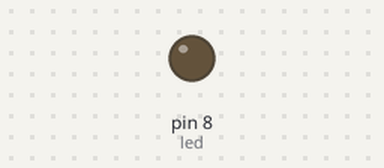
Recording of a sketch running on a simulated Arduino Uno, built with avr-gcc and run on an emulated ATmega328P. On the bench: output pins drawn as LEDs (lit = HIGH).

Above: at 6.4 s.
At 19.1 s:
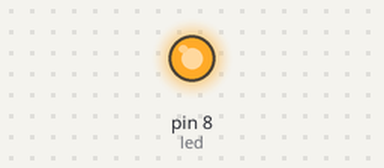
Timing chart, 0 to 33.2 s (numbered marks = the images above):
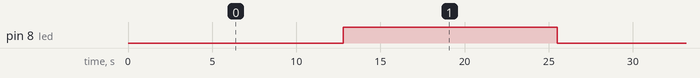

Measured:
- by itself, pin 8 (led): alternates HIGH for 12.7 s and LOW for 12.8 s

The sketch:

analogWrite.ino
```cpp
int led = 8;

void setup() {
  pinMode(led, OUTPUT);
}

void loop() {
  for (int i = 0; i < 255; i++) {
    analogWrite(led, i);
    delay(100);
  }
}
```
